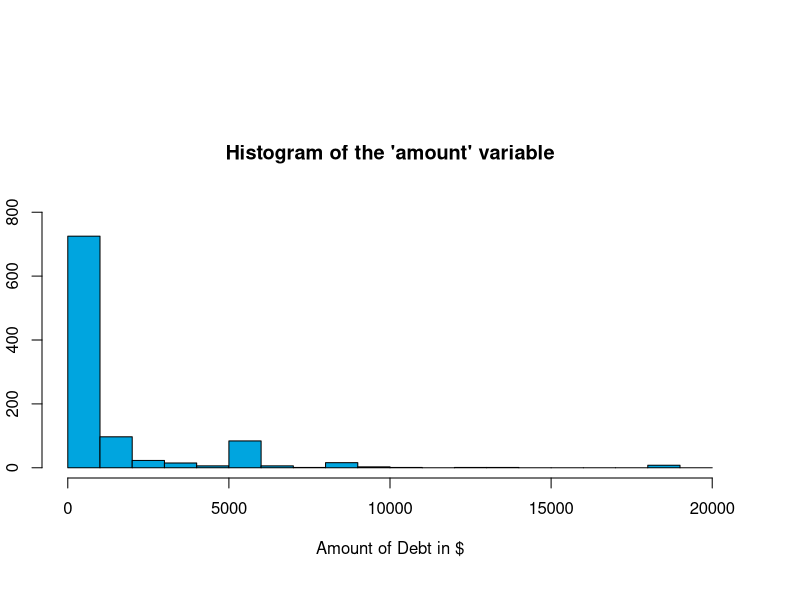
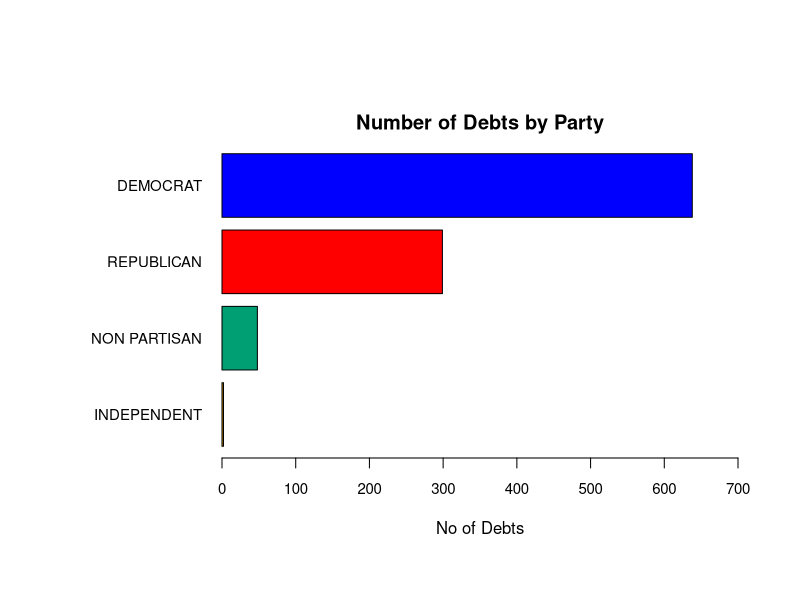
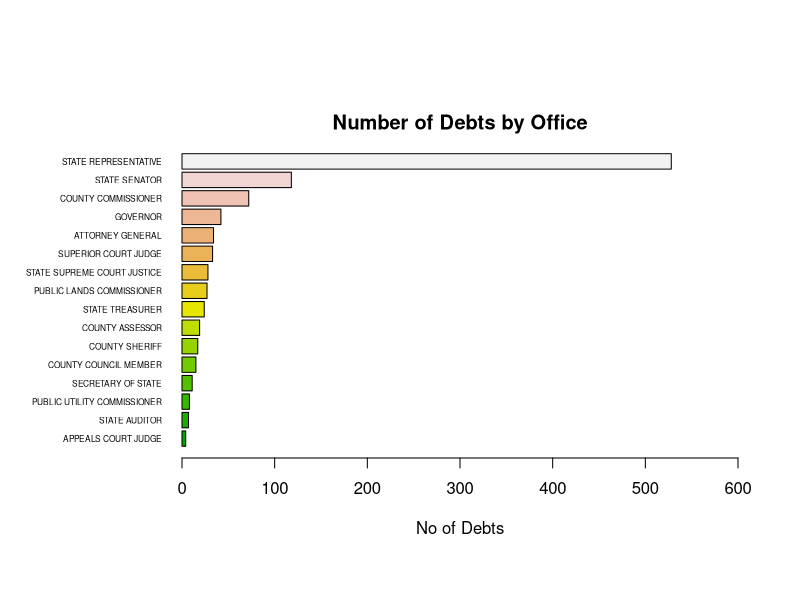
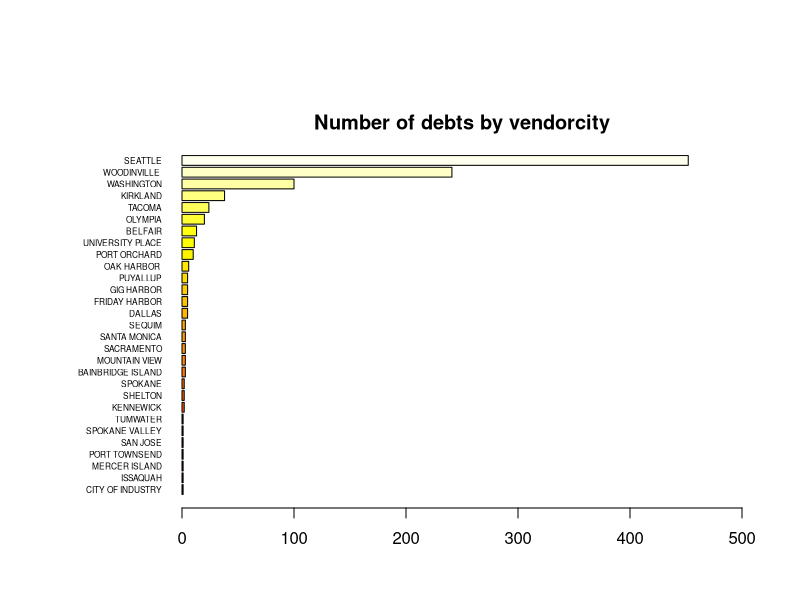
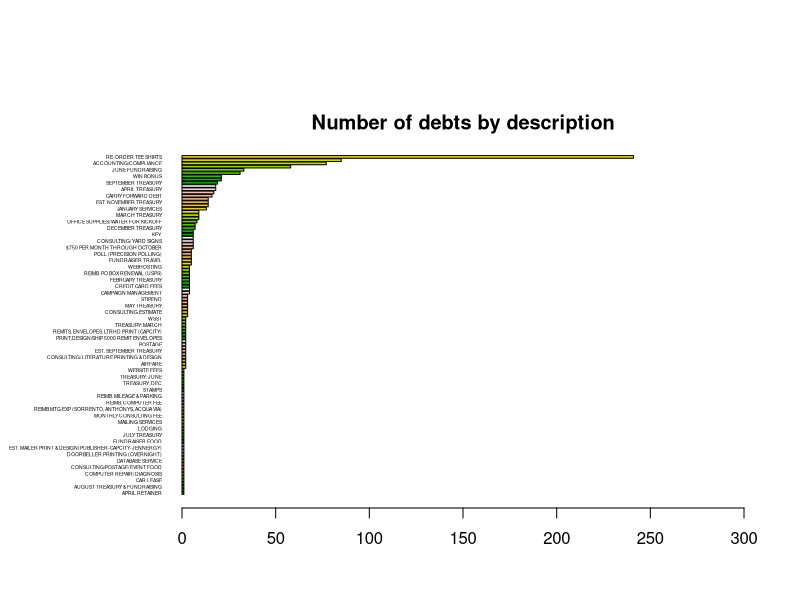
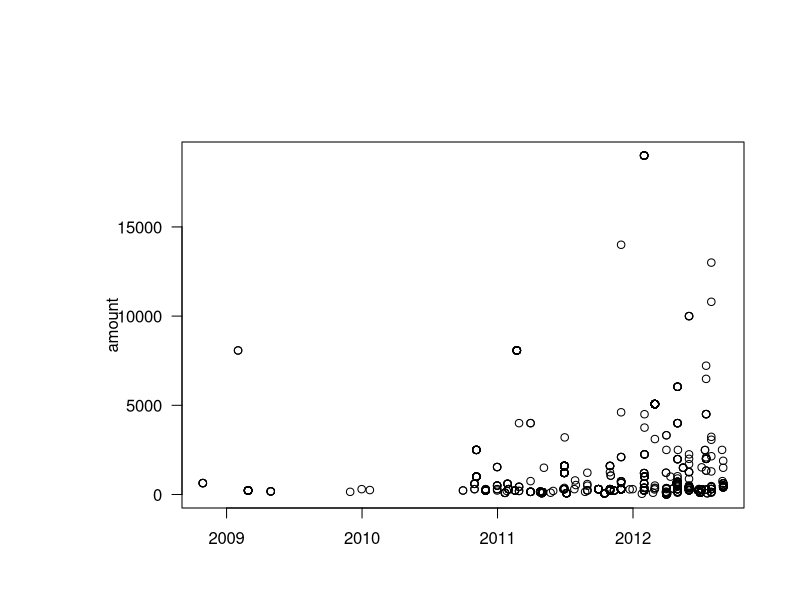
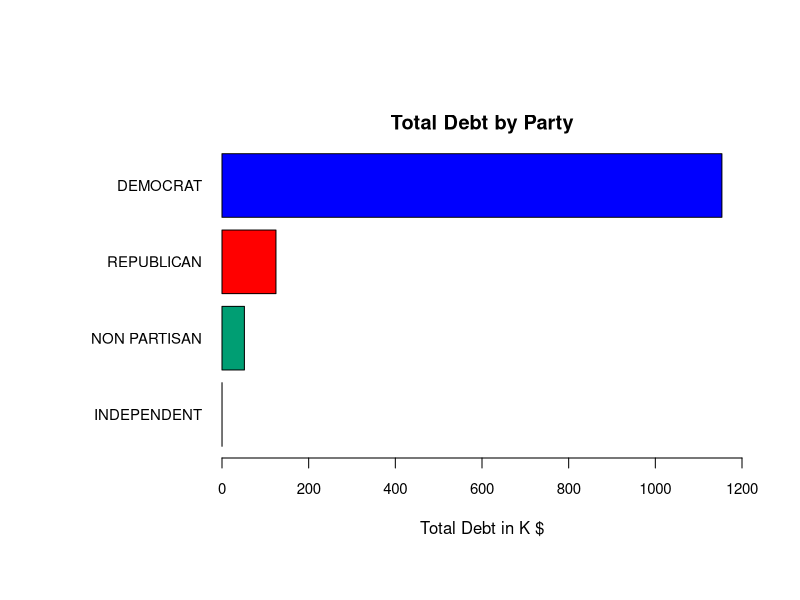
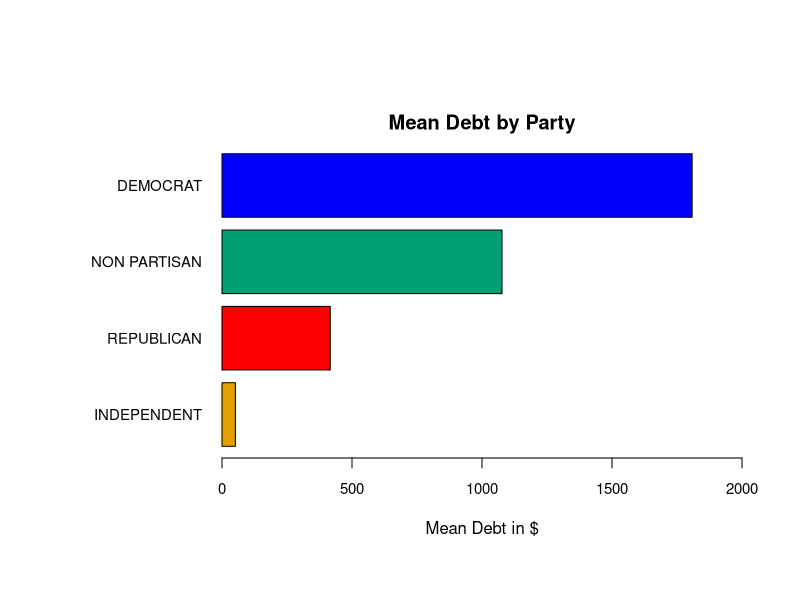

R code for these plots, in order:
## ---- chunk 1
knitr::opts_chunk$set(echo = TRUE)
## ---- chunk 2
library(car)
library(ggplot2)
par(oma= c(2,1,5,2) + 0.1) #Sets outside margins : b, l, t, r 
par(mar = c(4,1,5,1)) #Sets plot margins
cdebt_original = data.frame(read.csv("CandidateDebt.csv"))
str(cdebt_original)
## ---- chunk 3
length(cdebt_original$reportnumber) - length(unique(cdebt_original$reportnumber))

comb_fmlnames <- length(sort(unique(paste(cdebt_original$lastname, 
                                          cdebt_original$firstname, 
                                          cdebt_original$middleinitial))))
#shared lastname: FARRELL, JOHNSON, LADENBURG, MORRIS, THOMAS
length(unique(cdebt_original$filername)) - comb_fmlnames 

length(unique(cdebt_original$reportnumber)) / length(unique(cdebt_original$filerid))

length(unique(cdebt_original$filerid)) - length(unique(cdebt_original$filername))
## ---- chunk 4
colNames <- c("origin", "filerid", "filertype", "filername", "firstname", "middleinitial",
              "lastname", "office", "office2", "legislativedistrict", "position", "party",
              "jurisdiction", "jurisdictioncounty", "jurisdictiontype", "electionyear", 
              "amount", "recordtype", "fromdate", "thrudate", "debtdate", "code",
              "description", "vendorname", "vendoraddress", "vendorcity", "vendorstate")
cdebt_revised_interim <- read.csv("CandidateDebt.csv", col.names = colNames, stringsAsFactors = T,
                         na.strings = c(NA,"NA","#N/A" ,"", " "))
str(cdebt_revised_interim)
## ---- chunk 5
cdebt_revised = subset(cdebt_revised_interim,  !is.na(amount))
#cdebt_revised = subset(cdebt_revised_interim,  !is.na(amount) & jurisdiction != "LEG DISTRICT 01 - SENATE")
str(cdebt_revised)
length(cdebt_original$amount) - length(cdebt_revised$amount)
## ---- chunk 6
1 - length(na.omit(cdebt_revised$legislativedistrict)) / length(cdebt_revised$legislativedistrict)
1 - length(na.omit(cdebt_revised$position)) / length(cdebt_revised$position)
1 - length(na.omit(cdebt_revised$jurisdictioncounty)) / length(cdebt_revised$jurisdictioncounty)
1 - length(na.omit(cdebt_revised$code)) / length(cdebt_revised$code)
1 - length(na.omit(cdebt_revised$description)) / length(cdebt_revised$description)
1 - length(na.omit(cdebt_revised$vendoraddress)) / length(cdebt_revised$vendoraddress)
1 - length(na.omit(cdebt_revised$vendorcity)) / length(cdebt_revised$vendorcity)
1 - length(na.omit(cdebt_revised$vendorstate)) / length(cdebt_revised$vendorstate)
## ---- chunk 7
summary(cdebt_revised$debtdate)
formattedFromdate <- as.Date(as.character(cdebt_revised$fromdate), format = "%m/%d/%y")
formattedThrudate <- as.Date(as.character(cdebt_revised$thrudate), format = "%m/%d/%y")
formattedDebtdate <- as.Date(as.character(cdebt_revised$debtdate), format = "%m/%d/%y")
summary(formattedDebtdate)
## ---- chunk 8
summary(cdebt_revised$origin)
summary(cdebt_revised$filertype)
summary(cdebt_revised$recordtype)
summary(cdebt_revised$electionyear)
## ---- chunk 9
amount = cdebt_revised$amount
summary(amount)
hist(cdebt_revised$amount, breaks = seq(0, 20000, by = 1000), main = "Histogram of the 'amount' variable",  border="black", col="#00A5DF", xlab = "Amount of Debt in $" ,ylab="No of Debts", ylim = c(0, 800))

## ---- chunk 10

party <- table(cdebt_revised$party)
length(cdebt_revised$party)
summary(cdebt_revised$party)

#Sets outside margins : b, l, t, r 
par(las=1, mar=c(5,10,2,1))

colorPalette <- c("#E69F00", "#009E73", "#FF0000", "#0000FF")
# I , N , R , D

barplot(party[order(party)], horiz = TRUE , las = 1, main ="Number of Debts by Party" , xlab="No of Debts" ,cex.axis = .9 ,cex.names= 0.9 , col = colorPalette , xlim = c(0, 700))

## ---- chunk 11

length(cdebt_revised$office)
summary(cdebt_revised$office)

office <- table(cdebt_revised$office)
#Sets plot margins : b, l, t, r 
par(las=1, mar=c(5,8,2, 1))

barplot(office[order(office)], horiz = TRUE , las = 1, main ="Number of Debts by Office", xlab="No of Debts" ,cex.names=0.5 , col = terrain.colors(16),xlim = c(0, 600)) 

## ---- chunk 12

#length(cdebt_revised$vendorcity)
#str(cdebt_revised$vendorcity)
#summary(cdebt_revised$vendorstate)

count_Seattle = subset(cdebt_revised, vendorcity == "SEATTLE")
count_cities = subset(cdebt_revised, !is.na(vendorcity))
(share_Seattle = length(count_Seattle$vendorcity) / length(count_cities$vendorcity))

vendorcity <- table(cdebt_revised$vendorcity)
#Sets plot margins : b, l, t, r 
par(las=1, mar=c(2.5,8,2, 0.8))

barplot(vendorcity[order(vendorcity)], horiz = TRUE , las = 1, main ="Number of debts by vendorcity", xlab="Number of debts" ,cex.names=0.5 , col = heat.colors(29) , xlim = c(0, 500)) 


## ---- chunk 13
#length(cdebt_revised$description)
#summary(cdebt_revised$description)
description <- table(cdebt_revised$description)

#Sets plot margins : b, l, t, r 
par(las=1, mar=c(2.5,8,2, 0.7))

barplot(description[order(description)], horiz = TRUE , las = 1, main ="Number of debts by description", xlab="Number of debts" ,cex.names=0.3 , col = terrain.colors(16) , xlim = c(0, 300) , width = 10) 

#qplot(cdebt_revised$description , ylab="Number of debts", geom="bar", fill="Nature of the debt") + scale_x_discrete(label=function(x) abbreviate(x, minlength=7)) + coord_flip()
#theme(axis.text.y=element_text(angle=90,hjust=1,vjust=0)) 

#ggplot(data=cdebt_revised, aes(x=description)) + geom_bar(stat="identity")

# [Divya to myself] Set axis till end
# spacing between plots 

## ---- chunk 14
(length(cdebt_revised$reportnumber) - length(unique(cdebt_revised$reportnumber)))
## ---- chunk 15
plot(formattedDebtdate, amount)
#abline(lm(amount ~ newDebtdate))
## ---- chunk 16
amount_sum_party = tapply(cdebt_revised$amount, cdebt_revised$party, FUN=sum )
(amount_sumK_party = amount_sum_party/1000)
## ---- chunk 17
par(las=1, mar=c(5,10,2,0.8))

colorTAPalette <- c( "#E69F00", "#009E73","#FF0000","#0000FF")
# N , I , D , R

barplot(amount_sumK_party[order(amount_sumK_party)], horiz = TRUE , las = 1, main ="Total Debt by Party" , xlab="Total Debt in K $" ,cex.axis = .9 ,cex.names= 0.9 , col = colorTAPalette , xlim = c(0, 1200))

## ---- chunk 18

#Sets outside margins : b, l, t, r 
par(las=1, mar=c(5,10,2,0.8))

colorMAPalette <- c( "#E69F00", "#FF0000","#009E73","#0000FF")
# I , N , R , D

(amount_means_party = by(cdebt_revised$amount, cdebt_revised$party,  mean))

barplot(amount_means_party[order(amount_means_party)], horiz = TRUE , las = 1, main ="Mean Debt by Party" , xlab="Mean Debt in $" ,cex.axis = .9 ,cex.names= 0.9 , col = colorMAPalette, xlim = c(0, 2000)) 

## ---- chunk 19

#Sets outside margins : b, l, t, r 
par(las=1, mar=c(5,10,2,0.3))

colorBAPalette <- c("#0000FF", "#E69F00", "#009E73", "#FF0000" )
# D , R , N , I <==> D , N , I , R

# Amount vs Party
boxplot(cdebt_revised$amount ~ party,  horizontal = TRUE ,data = cdebt_revised, cex.axis = .6, log='x',
main = "Amount wrt to 'office' party ", col = colorBAPalette)


#amount_office_party_filer <- aggregate(x = cdebt_revised$amount, by = cdebt_revised[c("office", "party","filername")], FUN = mean, na.rm=TRUE)
#amount_office_party_filer

# (candidate_party_office_amount) vs party
#boxplot(x ~ party, data = amount_office_party_filer, cex.axis = .6, log='x', horizontal = TRUE ,
#main = "Total Candidate Debt Amount grouped by office&party \n vs Party" , las=2 , col = colorBAPalette)

#ggplot(cdebt_revised, aes(x=cdebt_revised$party, y=cdebt_revised$was_office)) + geom_boxplot(outlier.colour="red")

## ---- chunk 20
amount_sum_office = tapply(cdebt_revised$amount, cdebt_revised$office, FUN=sum )
(amount_sumK_office = amount_sum_office/1000)

#Sets outside margins : b, l, t, r 
par(las=1, mar=c(5,10,2,0.8))

barplot(amount_sumK_office[order(amount_sumK_office)], horiz = TRUE , las = 1, main ="Total Debt by Office" , xlab="Total Debt in K $" ,cex.axis = .8 ,cex.names= 0.6 , col = terrain.colors(16) , xlim = c(0, 800))
## ---- chunk 21

#Sets outside margins : b, l, t, r 
par(las=1, mar=c(5,10,6,0.8))

(amount_means_office = by(cdebt_revised$amount, cdebt_revised$office,  mean, na.rm = TRUE))

barplot(amount_means_office[order(amount_means_office)], horiz = TRUE , las = 1, main ="Mean Debt by Office" , xlab="Mean Debt in $" ,cex.axis = .9 ,cex.names= 0.5 , col = terrain.colors(16), xlim = c(0, 4000)) 

## ---- chunk 22

#Sets outside margins : b, l, t, r 
par(las=1, mar=c(3,10,2,0.3))

# Amount vs Office
boxplot(cdebt_revised$amount ~ office, data = cdebt_revised, cex.axis = .6, log='x', horizontal = TRUE ,
main = "Amount wrt to 'office' Variable" , las=2 , col = "#DDA266")

# (candidate_party_office_amount) vs office
#boxplot(x ~ office, data = amount_office_party_filer, cex.axis = .6, log='x', horizontal = TRUE ,
#main = "Total Candidate Debt Amount grouped by office&party vs Office" , las=2 , col = "#009E73")

# Divya to jason/steve : understand the aggregations but cant understand the boxplot comparisions
# Please write up ur observations, I might understand once i read thru

#ggplot(cdebt_revised, aes(x=cdebt_revised$amount, y=cdebt_revised$was_office)) + geom_boxplot(outlier.colour="red")

## ---- chunk 23
summary(cdebt_revised$amount)
## ---- chunk 24

#Sets outside margins : b, l, t, r 
par(las=1, mar=c(3,10,2,0.3))

boxplot(cdebt_revised$amount ~ description, data = cdebt_revised, cex.axis = .6, log='x', horizontal = TRUE ,
main = " Debt distirbution wrt to Description" , las=2 , col = "#009E73")

#ggplot(cdebt_revised, aes(x=cdebt_revised$amount, y=cdebt_revised$was_office)) + geom_boxplot(outlier.colour="red")

## ---- chunk 25

#Sets outside margins : b, l, t, r 
par(las=1, mar=c(3,10,2,0.3))

amount_office_party <- aggregate(x = cdebt_revised$amount, by = cdebt_revised[c("office", "party")], FUN = mean, na.rm=TRUE)
amount_office_party

ggplot(data=amount_office_party, aes(x=party, y=x, fill=office)) +
    geom_bar(stat="identity", position=position_dodge())

# Divya to jason/steve This is filer aggregations , Dont get this one as well
#ggplot(data=amount_office_party_filer, aes(x=party, y=x, fill=office)) +
#    geom_bar(stat="identity", position=position_dodge())
